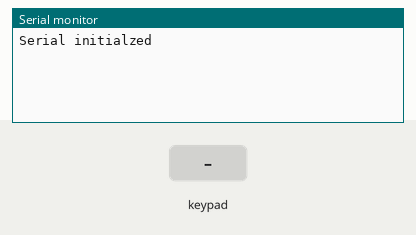
Simulated run of this sketch. Board: Arduino Uno, built with avr-gcc and run on an emulated ATmega328P. Shown: the last lines printed to the serial monitor. Inputs (shaded band) come from the test bench. No radio packets arrive unless stated.

Above: at 1.2 s.
1.3 s: key '1' pressed
At 2.5 s:
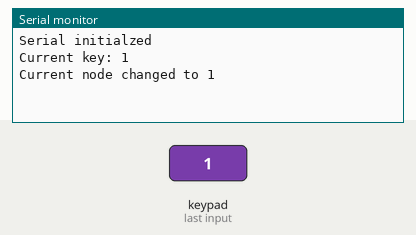
2.8 s: keypad keys 1 2 D pressed 0.4 s apart
At 4.5 s:
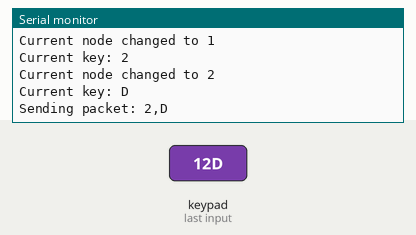
5.5 s: key 'U' pressed
At 6.7 s:
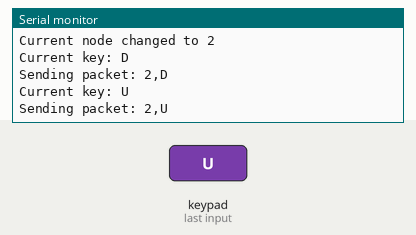
7.0 s: key 'N' pressed
At 8.1 s:
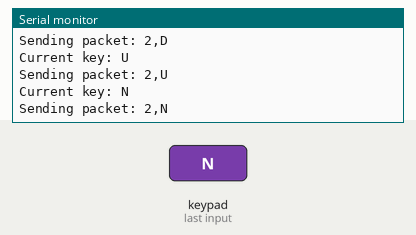
8.5 s: key 'L' pressed
At 9.3 s:
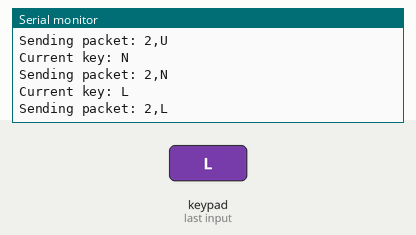
10.0 s: key 'R' pressed
At 10.4 s:
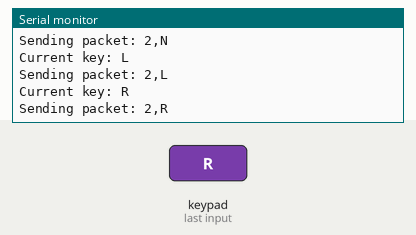

The sketch:

basic_keypad.ino
```cpp
#include <Keypad.h>
#include <SPI.h>
#include <LoRa.h>
#include <SoftwareSerial.h>
#include <PacketSerial.h>

#define NODE_ID 1 //ID of this node

//Lora comm vars
#define SCK     15
#define MISO    14
#define MOSI    16
#define SS      8
#define RST     4
#define DI0     7
#define BAND    868E6  // 915E6
#define PABOOST true

//Keypad pin mappings and vars
#define X1      10
#define X2      11
#define X3      12
#define X4      13
#define Y1      2
#define Y2      3
#define Y3      5
#define Y4      6
#define MAX_NODES 8


//Set to false for production
#define DEBUG   true

//Keypad config
const byte ROWS = 4; //four rows
const byte COLS = 4; //four columns
//define the symbols on the buttons of the keypads
char hexaKeys[ROWS][COLS] =
{
  {'1','2','3','4'},
  {'5','6','7','8'},
  {'U','N','N','N'},
  {'D','L','R','S'}
};
byte rowPins[ROWS] = { Y1, Y2, Y3, Y4}; //connect to the row pinouts of the keypad
byte colPins[COLS] = { X1, X2, X3, X4}; //connect to the column pinouts of the keypad
Keypad myKeypad = Keypad( makeKeymap(hexaKeys), rowPins, colPins, ROWS, COLS); //initialize an instance of class NewKeypad

//Holds the current node
int curNode = 0;

void setup()
{
  //Serial init
  Serial.begin(9600);
  Serial.println("Serial initialzed");

  //Keypad init
  myKeypad.setHoldTime(100);
  myKeypad.setDebounceTime(10);

  //Lora Init
  LoRa.setPins(SS,RST,DI0);
  if (!LoRa.begin(BAND,PABOOST)) {
    Serial.println("Starting LoRa failed!");
    while (1);
  }
}

void loop()
{
  readKey();

  //delay(100);
}

void sendPacket(char function){
  LoRa.beginPacket();
  LoRa.print(curNode);
  LoRa.print(',');
  LoRa.print(function);
  if(DEBUG){
      Serial.print("Sending packet: ");
      Serial.print(curNode);
      Serial.print(',');
      Serial.println(function);
  }
  LoRa.endPacket();
}

void readKey(){
  char curKey = myKeypad.getKey();

  if(curKey){
    Serial.print("Current key: ");
    Serial.println(curKey);

    if(curKey>'0' && curKey<='8'){
      curNode=(curKey-48);
      if(DEBUG){
        Serial.print("Current node changed to ");
        Serial.println(curNode);
      }
    }else{
      sendPacket(curKey);
    }
  }
}
```

Measured:
- after the input at 1.3 s, the serial monitor: prints a new line at once (image 1)
- after the input at 2.8 s, the serial monitor: prints a new line after 0.40 s (image 2)
- after the input at 5.5 s, the serial monitor: prints a new line at once (image 3)
- after the input at 7.0 s, the serial monitor: prints a new line at once (image 4)
- after the input at 8.5 s, the serial monitor: prints a new line at once (image 5)
- after the input at 10.0 s, the serial monitor: prints a new line at once (image 6)
